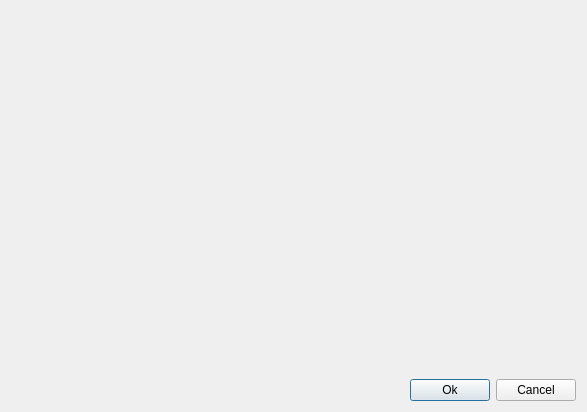
<?xml version="1.0" encoding="UTF-8"?>
<ui version="4.0">
 <class>RegOperation</class>
 <widget class="QDialog" name="RegOperation">
  <property name="geometry">
   <rect>
    <x>0</x>
    <y>0</y>
    <width>587</width>
    <height>412</height>
   </rect>
  </property>
  <property name="windowTitle">
   <string>Dialog</string>
  </property>
  <layout class="QVBoxLayout" name="verticalLayout_3">
   <item>
    <layout class="QVBoxLayout" name="verticalLayout_2">
     <item>
      <widget class="EditOperation" name="widget" native="true"/>
     </item>
    </layout>
   </item>
   <item>
    <spacer name="verticalSpacer">
     <property name="orientation">
      <enum>Qt::Vertical</enum>
     </property>
     <property name="sizeHint" stdset="0">
      <size>
       <width>20</width>
       <height>40</height>
      </size>
     </property>
    </spacer>
   </item>
   <item>
    <layout class="QHBoxLayout" name="horizontalLayout_2">
     <item>
      <spacer name="horizontalSpacer">
       <property name="orientation">
        <enum>Qt::Horizontal</enum>
       </property>
       <property name="sizeHint" stdset="0">
        <size>
         <width>40</width>
         <height>20</height>
        </size>
       </property>
      </spacer>
     </item>
     <item>
      <widget class="OkPushButton" name="okButton">
       <property name="text">
        <string>Ok</string>
       </property>
      </widget>
     </item>
     <item>
      <widget class="CancelPushButton" name="cancelButton">
       <property name="text">
        <string>Cancel</string>
       </property>
      </widget>
     </item>
    </layout>
   </item>
  </layout>
 </widget>
 <customwidgets>
  <customwidget>
   <class>EditOperation</class>
   <extends>QWidget</extends>
   <header location="global">editoperation.h</header>
   <container>1</container>
  </customwidget>
  <customwidget>
   <class>OkPushButton</class>
   <extends>QPushButton</extends>
   <header location="global">widgets/okpushbutton.h</header>
  </customwidget>
  <customwidget>
   <class>CancelPushButton</class>
   <extends>QPushButton</extends>
   <header location="global">widgets/cancelpushbutton.h</header>
  </customwidget>
 </customwidgets>
 <resources/>
 <connections/>
</ui>
